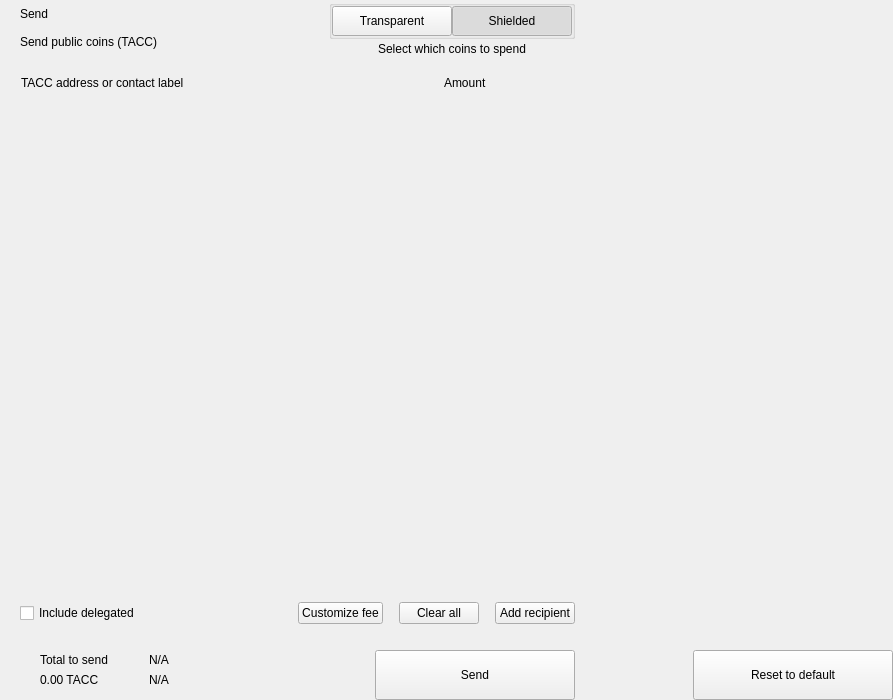
<?xml version="1.0" encoding="UTF-8"?>
<ui version="4.0">
 <class>send</class>
 <widget class="QWidget" name="send">
  <property name="geometry">
   <rect>
    <x>0</x>
    <y>0</y>
    <width>893</width>
    <height>700</height>
   </rect>
  </property>
  <property name="windowTitle">
   <string>Form</string>
  </property>
  <layout class="QHBoxLayout" name="horizontalLayout_2" stretch="2,1">
   <property name="spacing">
    <number>0</number>
   </property>
   <property name="leftMargin">
    <number>0</number>
   </property>
   <property name="topMargin">
    <number>0</number>
   </property>
   <property name="rightMargin">
    <number>0</number>
   </property>
   <property name="bottomMargin">
    <number>0</number>
   </property>
   <item>
    <widget class="QWidget" name="left" native="true">
     <layout class="QVBoxLayout" name="verticalLayout_3">
      <property name="spacing">
       <number>0</number>
      </property>
      <property name="leftMargin">
       <number>0</number>
      </property>
      <property name="topMargin">
       <number>0</number>
      </property>
      <property name="rightMargin">
       <number>0</number>
      </property>
      <property name="bottomMargin">
       <number>0</number>
      </property>
      <item>
       <layout class="QVBoxLayout" name="verticalLayout_22" stretch="0,0,0,1,0,0,0,0">
        <property name="spacing">
         <number>0</number>
        </property>
        <item>
         <layout class="QHBoxLayout" name="horizontalLayout_3">
          <property name="spacing">
           <number>0</number>
          </property>
          <property name="leftMargin">
           <number>20</number>
          </property>
          <property name="rightMargin">
           <number>20</number>
          </property>
          <item>
           <layout class="QVBoxLayout" name="verticalLayout">
            <property name="spacing">
             <number>0</number>
            </property>
            <item>
             <widget class="QLabel" name="labelTitle">
              <property name="text">
               <string>Send</string>
              </property>
              <property name="alignment">
               <set>Qt::AlignLeading|Qt::AlignLeft|Qt::AlignVCenter</set>
              </property>
             </widget>
            </item>
            <item>
             <widget class="QLabel" name="labelSubtitle1">
              <property name="text">
               <string>Send public coins (TACC)</string>
              </property>
             </widget>
            </item>
           </layout>
          </item>
          <item>
           <spacer name="horizontalSpacer">
            <property name="orientation">
             <enum>Qt::Horizontal</enum>
            </property>
            <property name="sizeHint" stdset="0">
             <size>
              <width>40</width>
              <height>20</height>
             </size>
            </property>
           </spacer>
          </item>
          <item>
           <layout class="QVBoxLayout" name="verticalLayout_6">
            <property name="spacing">
             <number>3</number>
            </property>
            <item alignment="Qt::AlignHCenter">
             <widget class="QGroupBox" name="groupBox">
              <property name="styleSheet">
               <string notr="true">#groupBox{
padding-top:2px;
}</string>
              </property>
              <property name="title">
               <string/>
              </property>
              <property name="alignment">
               <set>Qt::AlignCenter</set>
              </property>
              <layout class="QHBoxLayout" name="horizontalLayout_4">
               <property name="spacing">
                <number>0</number>
               </property>
               <property name="leftMargin">
                <number>0</number>
               </property>
               <property name="topMargin">
                <number>0</number>
               </property>
               <property name="rightMargin">
                <number>0</number>
               </property>
               <property name="bottomMargin">
                <number>0</number>
               </property>
               <item>
                <widget class="QPushButton" name="pushLeft">
                 <property name="minimumSize">
                  <size>
                   <width>120</width>
                   <height>30</height>
                  </size>
                 </property>
                 <property name="maximumSize">
                  <size>
                   <width>120</width>
                   <height>30</height>
                  </size>
                 </property>
                 <property name="focusPolicy">
                  <enum>Qt::NoFocus</enum>
                 </property>
                 <property name="text">
                  <string>Transparent</string>
                 </property>
                 <property name="checkable">
                  <bool>true</bool>
                 </property>
                 <property name="autoExclusive">
                  <bool>true</bool>
                 </property>
                </widget>
               </item>
               <item>
                <widget class="QPushButton" name="pushRight">
                 <property name="minimumSize">
                  <size>
                   <width>120</width>
                   <height>30</height>
                  </size>
                 </property>
                 <property name="maximumSize">
                  <size>
                   <width>120</width>
                   <height>30</height>
                  </size>
                 </property>
                 <property name="focusPolicy">
                  <enum>Qt::NoFocus</enum>
                 </property>
                 <property name="text">
                  <string>Shielded</string>
                 </property>
                 <property name="checkable">
                  <bool>true</bool>
                 </property>
                 <property name="checked">
                  <bool>true</bool>
                 </property>
                 <property name="autoExclusive">
                  <bool>true</bool>
                 </property>
                </widget>
               </item>
              </layout>
             </widget>
            </item>
            <item alignment="Qt::AlignHCenter|Qt::AlignTop">
             <widget class="QLabel" name="labelSubtitle2">
              <property name="styleSheet">
               <string notr="true"/>
              </property>
              <property name="text">
               <string>Select which coins to spend</string>
              </property>
              <property name="alignment">
               <set>Qt::AlignCenter</set>
              </property>
              <property name="indent">
               <number>0</number>
              </property>
             </widget>
            </item>
           </layout>
          </item>
         </layout>
        </item>
        <item>
         <spacer name="verticalSpacer_2">
          <property name="orientation">
           <enum>Qt::Vertical</enum>
          </property>
          <property name="sizeType">
           <enum>QSizePolicy::Fixed</enum>
          </property>
          <property name="sizeHint" stdset="0">
           <size>
            <width>20</width>
            <height>20</height>
           </size>
          </property>
         </spacer>
        </item>
        <item>
         <layout class="QHBoxLayout" name="horizontalLayout" stretch="6,0,2">
          <property name="spacing">
           <number>0</number>
          </property>
          <property name="leftMargin">
           <number>10</number>
          </property>
          <property name="topMargin">
           <number>0</number>
          </property>
          <property name="rightMargin">
           <number>20</number>
          </property>
          <property name="bottomMargin">
           <number>0</number>
          </property>
          <item>
           <widget class="QLabel" name="labelSubtitleAddress">
            <property name="styleSheet">
             <string notr="true">margin-left:8px;</string>
            </property>
            <property name="text">
             <string>TACC address or contact label</string>
            </property>
           </widget>
          </item>
          <item>
           <spacer name="horizontalSpacer_3">
            <property name="orientation">
             <enum>Qt::Horizontal</enum>
            </property>
            <property name="sizeType">
             <enum>QSizePolicy::Fixed</enum>
            </property>
            <property name="sizeHint" stdset="0">
             <size>
              <width>40</width>
              <height>1</height>
             </size>
            </property>
           </spacer>
          </item>
          <item>
           <widget class="QLabel" name="labelSubtitleAmount">
            <property name="text">
             <string>Amount</string>
            </property>
           </widget>
          </item>
         </layout>
        </item>
        <item>
         <widget class="QScrollArea" name="scrollArea">
          <property name="minimumSize">
           <size>
            <width>0</width>
            <height>350</height>
           </size>
          </property>
          <property name="styleSheet">
           <string notr="true">#scrollArea {
            background:transparent;
            margin-top:10px;
}</string>
          </property>
          <property name="horizontalScrollBarPolicy">
           <enum>Qt::ScrollBarAlwaysOff</enum>
          </property>
          <property name="sizeAdjustPolicy">
           <enum>QAbstractScrollArea::AdjustIgnored</enum>
          </property>
          <property name="widgetResizable">
           <bool>true</bool>
          </property>
          <property name="alignment">
           <set>Qt::AlignLeading|Qt::AlignLeft|Qt::AlignTop</set>
          </property>
          <widget class="QWidget" name="scrollAreaWidgetContents">
           <property name="geometry">
            <rect>
             <x>0</x>
             <y>0</y>
             <width>591</width>
             <height>16</height>
            </rect>
           </property>
           <property name="sizePolicy">
            <sizepolicy hsizetype="Preferred" vsizetype="Maximum">
             <horstretch>0</horstretch>
             <verstretch>0</verstretch>
            </sizepolicy>
           </property>
           <property name="autoFillBackground">
            <bool>false</bool>
           </property>
           <property name="styleSheet">
            <string notr="true">#scrollAreaWidgetContents {
             background:transparent;
             }</string>
           </property>
           <layout class="QVBoxLayout" name="verticalLayout_7">
            <property name="spacing">
             <number>0</number>
            </property>
            <property name="sizeConstraint">
             <enum>QLayout::SetDefaultConstraint</enum>
            </property>
            <property name="leftMargin">
             <number>0</number>
            </property>
            <property name="topMargin">
             <number>0</number>
            </property>
            <property name="rightMargin">
             <number>0</number>
            </property>
            <property name="bottomMargin">
             <number>0</number>
            </property>
           </layout>
          </widget>
         </widget>
        </item>
        <item>
         <spacer name="verticalSpacer_4">
          <property name="orientation">
           <enum>Qt::Vertical</enum>
          </property>
          <property name="sizeType">
           <enum>QSizePolicy::Fixed</enum>
          </property>
          <property name="sizeHint" stdset="0">
           <size>
            <width>20</width>
            <height>20</height>
           </size>
          </property>
         </spacer>
        </item>
        <item>
         <layout class="QHBoxLayout" name="horizontalLayout_20">
          <property name="spacing">
           <number>6</number>
          </property>
          <property name="leftMargin">
           <number>20</number>
          </property>
          <property name="rightMargin">
           <number>20</number>
          </property>
          <item>
           <widget class="QCheckBox" name="checkBoxDelegations">
            <property name="layoutDirection">
             <enum>Qt::LeftToRight</enum>
            </property>
            <property name="text">
             <string>Include delegated</string>
            </property>
           </widget>
          </item>
          <item>
           <spacer name="horizontalSpacer_4">
            <property name="orientation">
             <enum>Qt::Horizontal</enum>
            </property>
            <property name="sizeHint" stdset="0">
             <size>
              <width>10</width>
              <height>20</height>
             </size>
            </property>
           </spacer>
          </item>
          <item>
           <widget class="QPushButton" name="pushButtonFee">
            <property name="focusPolicy">
             <enum>Qt::NoFocus</enum>
            </property>
            <property name="text">
             <string>Customize fee</string>
            </property>
           </widget>
          </item>
          <item>
           <spacer name="horizontalSpacer_11">
            <property name="orientation">
             <enum>Qt::Horizontal</enum>
            </property>
            <property name="sizeType">
             <enum>QSizePolicy::Minimum</enum>
            </property>
            <property name="sizeHint" stdset="0">
             <size>
              <width>10</width>
              <height>20</height>
             </size>
            </property>
           </spacer>
          </item>
          <item>
           <widget class="QPushButton" name="pushButtonClear">
            <property name="focusPolicy">
             <enum>Qt::NoFocus</enum>
            </property>
            <property name="layoutDirection">
             <enum>Qt::RightToLeft</enum>
            </property>
            <property name="text">
             <string>Clear all</string>
            </property>
           </widget>
          </item>
          <item>
           <spacer name="horizontalSpacer_6">
            <property name="orientation">
             <enum>Qt::Horizontal</enum>
            </property>
            <property name="sizeType">
             <enum>QSizePolicy::Fixed</enum>
            </property>
            <property name="sizeHint" stdset="0">
             <size>
              <width>10</width>
              <height>20</height>
             </size>
            </property>
           </spacer>
          </item>
          <item>
           <widget class="QPushButton" name="pushButtonAddRecipient">
            <property name="focusPolicy">
             <enum>Qt::NoFocus</enum>
            </property>
            <property name="text">
             <string>Add recipient</string>
            </property>
           </widget>
          </item>
         </layout>
        </item>
        <item>
         <spacer name="verticalSpacer">
          <property name="orientation">
           <enum>Qt::Vertical</enum>
          </property>
          <property name="sizeType">
           <enum>QSizePolicy::Fixed</enum>
          </property>
          <property name="sizeHint" stdset="0">
           <size>
            <width>20</width>
            <height>16</height>
           </size>
          </property>
         </spacer>
        </item>
        <item>
         <layout class="QHBoxLayout" name="horizontalLayout_7">
          <property name="rightMargin">
           <number>20</number>
          </property>
          <item>
           <layout class="QHBoxLayout" name="horizontalLayout_10">
            <property name="spacing">
             <number>0</number>
            </property>
            <property name="leftMargin">
             <number>8</number>
            </property>
            <item>
             <widget class="QStackedWidget" name="stackedWidget">
              <property name="minimumSize">
               <size>
                <width>0</width>
                <height>60</height>
               </size>
              </property>
              <property name="maximumSize">
               <size>
                <width>16777215</width>
                <height>60</height>
               </size>
              </property>
              <widget class="QWidget" name="page1">
               <layout class="QVBoxLayout" name="verticalLayout_71" stretch="0">
                <property name="spacing">
                 <number>6</number>
                </property>
                <property name="leftMargin">
                 <number>12</number>
                </property>
                <property name="topMargin">
                 <number>0</number>
                </property>
                <property name="rightMargin">
                 <number>0</number>
                </property>
                <property name="bottomMargin">
                 <number>0</number>
                </property>
                <item>
                 <widget class="QWidget" name="coinWidget" native="true">
                  <property name="minimumSize">
                   <size>
                    <width>0</width>
                    <height>60</height>
                   </size>
                  </property>
                  <property name="maximumSize">
                   <size>
                    <width>16777215</width>
                    <height>60</height>
                   </size>
                  </property>
                  <layout class="QHBoxLayout" name="horizontalLayout_9">
                   <property name="spacing">
                    <number>0</number>
                   </property>
                   <property name="leftMargin">
                    <number>20</number>
                   </property>
                   <property name="topMargin">
                    <number>10</number>
                   </property>
                   <property name="rightMargin">
                    <number>20</number>
                   </property>
                   <property name="bottomMargin">
                    <number>10</number>
                   </property>
                   <item>
                    <layout class="QVBoxLayout" name="verticalSend">
                     <property name="spacing">
                      <number>0</number>
                     </property>
                     <item>
                      <widget class="QLabel" name="labelTitleTotalSend">
                       <property name="text">
                        <string>Total to send</string>
                       </property>
                      </widget>
                     </item>
                     <item>
                      <widget class="QLabel" name="labelAmountSend">
                       <property name="text">
                        <string notr="true">0.00 TACC</string>
                       </property>
                      </widget>
                     </item>
                    </layout>
                   </item>
                   <item>
                    <spacer name="horizontalSpacer_9">
                     <property name="orientation">
                      <enum>Qt::Horizontal</enum>
                     </property>
                     <property name="sizeType">
                      <enum>QSizePolicy::Fixed</enum>
                     </property>
                     <property name="sizeHint" stdset="0">
                      <size>
                       <width>20</width>
                       <height>20</height>
                      </size>
                     </property>
                    </spacer>
                   </item>
                   <item>
                    <widget class="QLabel" name="labelLine">
                     <property name="minimumSize">
                      <size>
                       <width>1</width>
                       <height>0</height>
                      </size>
                     </property>
                     <property name="maximumSize">
                      <size>
                       <width>1</width>
                       <height>16777215</height>
                      </size>
                     </property>
                     <property name="text">
                      <string/>
                     </property>
                    </widget>
                   </item>
                   <item>
                    <spacer name="horizontalSpacer_10">
                     <property name="orientation">
                      <enum>Qt::Horizontal</enum>
                     </property>
                     <property name="sizeType">
                      <enum>QSizePolicy::Fixed</enum>
                     </property>
                     <property name="sizeHint" stdset="0">
                      <size>
                       <width>20</width>
                       <height>20</height>
                      </size>
                     </property>
                    </spacer>
                   </item>
                   <item>
                    <layout class="QVBoxLayout" name="verticalRemaining">
                     <property name="spacing">
                      <number>0</number>
                     </property>
                     <item>
                      <widget class="QLabel" name="labelTitleTotalRemaining">
                       <property name="text">
                        <string notr="true">N/A</string>
                       </property>
                      </widget>
                     </item>
                     <item>
                      <widget class="QLabel" name="labelAmountRemaining">
                       <property name="text">
                        <string notr="true">N/A</string>
                       </property>
                      </widget>
                     </item>
                    </layout>
                   </item>
                  </layout>
                 </widget>
                </item>
               </layout>
              </widget>
              <widget class="QWidget" name="page_2"/>
             </widget>
            </item>
           </layout>
          </item>
          <item>
           <spacer name="horizontalSpacer_5">
            <property name="orientation">
             <enum>Qt::Horizontal</enum>
            </property>
            <property name="sizeType">
             <enum>QSizePolicy::Expanding</enum>
            </property>
            <property name="sizeHint" stdset="0">
             <size>
              <width>40</width>
              <height>20</height>
             </size>
            </property>
           </spacer>
          </item>
          <item alignment="Qt::AlignBottom">
           <widget class="QPushButton" name="pushButtonSave">
            <property name="minimumSize">
             <size>
              <width>200</width>
              <height>50</height>
             </size>
            </property>
            <property name="maximumSize">
             <size>
              <width>200</width>
              <height>50</height>
             </size>
            </property>
            <property name="focusPolicy">
             <enum>Qt::NoFocus</enum>
            </property>
            <property name="text">
             <string>Send</string>
            </property>
           </widget>
          </item>
         </layout>
        </item>
       </layout>
      </item>
     </layout>
    </widget>
   </item>
   <item>
    <widget class="QWidget" name="right" native="true">
     <layout class="QVBoxLayout" name="verticalLayout_5">
      <property name="leftMargin">
       <number>0</number>
      </property>
      <property name="topMargin">
       <number>0</number>
      </property>
      <property name="rightMargin">
       <number>0</number>
      </property>
      <property name="bottomMargin">
       <number>0</number>
      </property>
      <item>
       <layout class="QVBoxLayout" name="verticalLayout_4">
        <property name="spacing">
         <number>6</number>
        </property>
        <item>
         <widget class="OptionButton" name="btnCoinControl" native="true">
          <property name="minimumSize">
           <size>
            <width>0</width>
            <height>50</height>
           </size>
          </property>
         </widget>
        </item>
        <item>
         <widget class="OptionButton" name="btnChangeAddress" native="true">
          <property name="minimumSize">
           <size>
            <width>0</width>
            <height>50</height>
           </size>
          </property>
         </widget>
        </item>
        <item>
         <widget class="OptionButton" name="btnUri" native="true">
          <property name="minimumSize">
           <size>
            <width>0</width>
            <height>50</height>
           </size>
          </property>
         </widget>
        </item>
        <item>
         <widget class="OptionButton" name="btnShieldCoins" native="true">
          <property name="minimumSize">
           <size>
            <width>0</width>
            <height>50</height>
           </size>
          </property>
         </widget>
        </item>
        <item>
         <spacer name="verticalSpacer_5">
          <property name="orientation">
           <enum>Qt::Vertical</enum>
          </property>
          <property name="sizeHint" stdset="0">
           <size>
            <width>20</width>
            <height>40</height>
           </size>
          </property>
         </spacer>
        </item>
        <item>
         <layout class="QHBoxLayout" name="horizontalLayout_8">
          <item>
           <spacer name="horizontalSpacer_7">
            <property name="orientation">
             <enum>Qt::Horizontal</enum>
            </property>
            <property name="sizeHint" stdset="0">
             <size>
              <width>40</width>
              <height>20</height>
             </size>
            </property>
           </spacer>
          </item>
          <item>
           <widget class="QPushButton" name="pushButtonReset">
            <property name="minimumSize">
             <size>
              <width>200</width>
              <height>50</height>
             </size>
            </property>
            <property name="maximumSize">
             <size>
              <width>200</width>
              <height>50</height>
             </size>
            </property>
            <property name="focusPolicy">
             <enum>Qt::NoFocus</enum>
            </property>
            <property name="text">
             <string>Reset to default</string>
            </property>
           </widget>
          </item>
         </layout>
        </item>
       </layout>
      </item>
     </layout>
    </widget>
   </item>
  </layout>
 </widget>
 <customwidgets>
  <customwidget>
   <class>OptionButton</class>
   <extends>QWidget</extends>
   <header>qt/pivx/optionbutton.h</header>
   <container>1</container>
  </customwidget>
 </customwidgets>
 <resources/>
 <connections/>
</ui>
